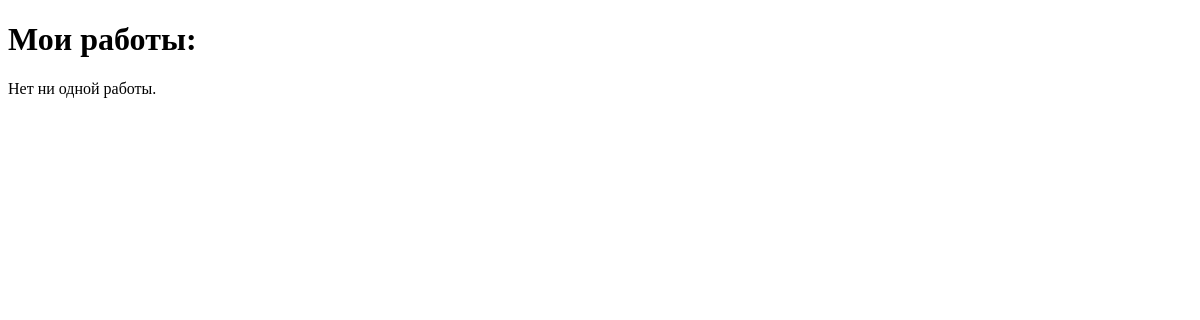
Page / (signed in) on the earlier database version.
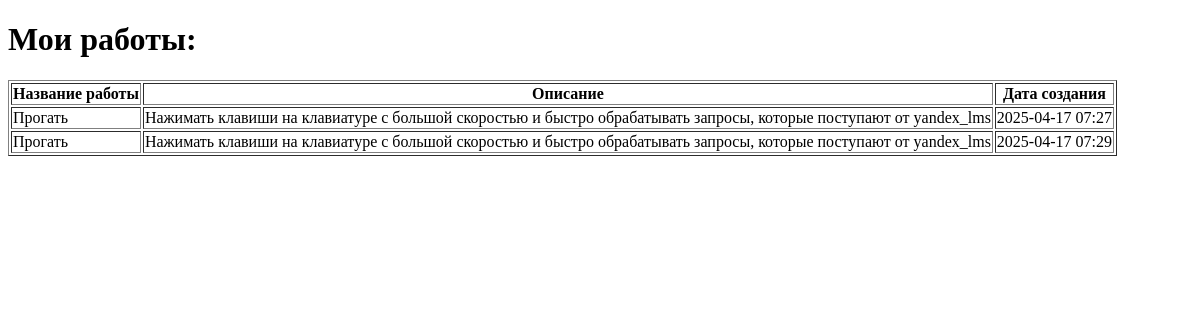
Same page on the later database version.
### data/models/work_model.py (models this page shows)
class Work(SqlAlchemyBase):
    __tablename__ = 'works'
    id = Column(Integer, primary_key=True, autoincrement=True)
    job_title = Column(String, nullable=False)
    description = Column(String, nullable=True)
    created_date = Column(DateTime, default=datetime.utcnow())
    user_id = Column(Integer, ForeignKey('users.id'), nullable=False)
    user = relationship("User", back_populates="works")

### app.py (the view)
@app.route('/')
@login_required
def show_works():
    session = create_session()
    works = session.query(Work).filter(Work.user_id == current_user.id).all()
    return render_template('home.html', works=works)

### app.py (called while the page is built)
@login_manager.user_loader
def load_user(user_id):
    session = create_session()
    return session.query(User).get(user_id)

### data/db_session.py (called while the page is built)
def create_session():
    global __factory
    return __factory()

### templates/home.html (shortened to what this page needs)
<!DOCTYPE html>
<html lang="ru">
<head>
</head>
<body>
    <h1>Мои работы:</h1>
    {% if works %}
        <table border="1">
            <tr>
                <th>Название работы</th>
                <th>Описание</th>
                <th>Дата создания</th>
            </tr>
            {% for work in works %}
                <tr>
                    <td>{{ work.job_title }}</td>
                    <td>{{ work.description }}</td>
                    <td>{{ work.created_date.strftime('%Y-%m-%d %H:%M') }}</td>
                </tr>
            {% endfor %}
        </table>
    {% else %}
        <p>Нет ни одной работы.</p>
    {% endif %}
</body>
</html>

Differences in the rows shown:
added Work: job_title "Прогать", description "Нажимать клавиши на клавиатуре с большой скоростью и быстро обрабатывать запросы, которые поступают от yandex_lms", created_date "2025-04-17 07:27"
added Work: job_title "Прогать", description "Нажимать клавиши на клавиатуре с большой скоростью и быстро обрабатывать запросы, которые поступают от yandex_lms", created_date "2025-04-17 07:29"
Other differences:
text no longer shown: "Нет ни одной работы."
text now shown: "Название работы Описание Дата создания"
